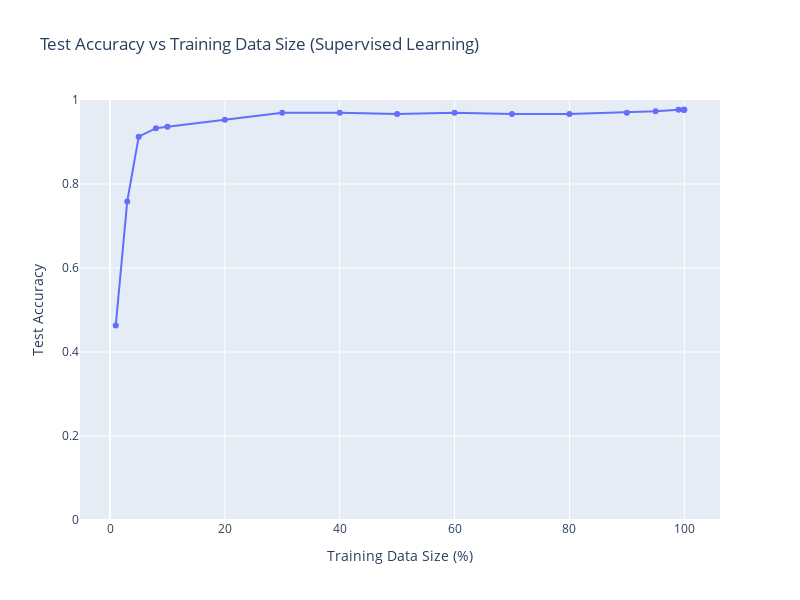

This figure's notebook cell:
### Code cell
df_plot = pd.DataFrame({
    'Train Size (%)': train_sizes,
    'Test Accuracy': accuracies
})

fig = px.line(
    df_plot, 
    x='Train Size (%)', 
    y='Test Accuracy', 
    markers=True,
    title='Test Accuracy vs Training Data Size (Supervised Learning)',
    labels={'Train Size (%)': 'Training Data Size (%)', 'Test Accuracy': 'Test Accuracy'},
    width=800,
    height=600
)
fig.update_layout(yaxis=dict(range=[0,1]))  # fix scale to [0,1]
fig.show()

### Figure 1 — Plotly figure (JSON) as saved in the notebook; plotly's stock layout.template omitted (floating-point values rounded to 4 significant figures)
{"data": [{"hovertemplate": "Training Data Size (%)=%{x}<br>Test Accuracy=%{y}<extra></extra>", "legendgroup": "", "line": {"color": "#636efa", "dash": "solid"}, "marker": {"symbol": "circle"}, "mode": "lines+markers", "name": "", "orientation": "v", "showlegend": false, "type": "scatter", "x": [1.0, 3.0, 5.0, 8.0, 10.0, 20.0, 30.0, 40.0, 50.0, 60.0, 70.0, 80.0, 90.0, 95.0, 99.0, 99.9, 99.99, 100.0], "xaxis": "x", "y": [0.4631, 0.7584, 0.9128, 0.9329, 0.9362, 0.953, 0.9698, 0.9698, 0.9664, 0.9698, 0.9664, 0.9664, 0.9698, 0.9732, 0.9765, 0.9765, 0.9765, 0.9765], "yaxis": "y"}], "layout": {"height": 600, "legend": {"tracegroupgap": 0}, "title": {"text": "Test Accuracy vs Training Data Size (Supervised Learning)"}, "width": 800, "xaxis": {"anchor": "y", "domain": [0, 1], "title": {"text": "Training Data Size (%)"}}, "yaxis": {"anchor": "x", "domain": [0, 1], "range": [0, 1], "title": {"text": "Test Accuracy"}}}}
